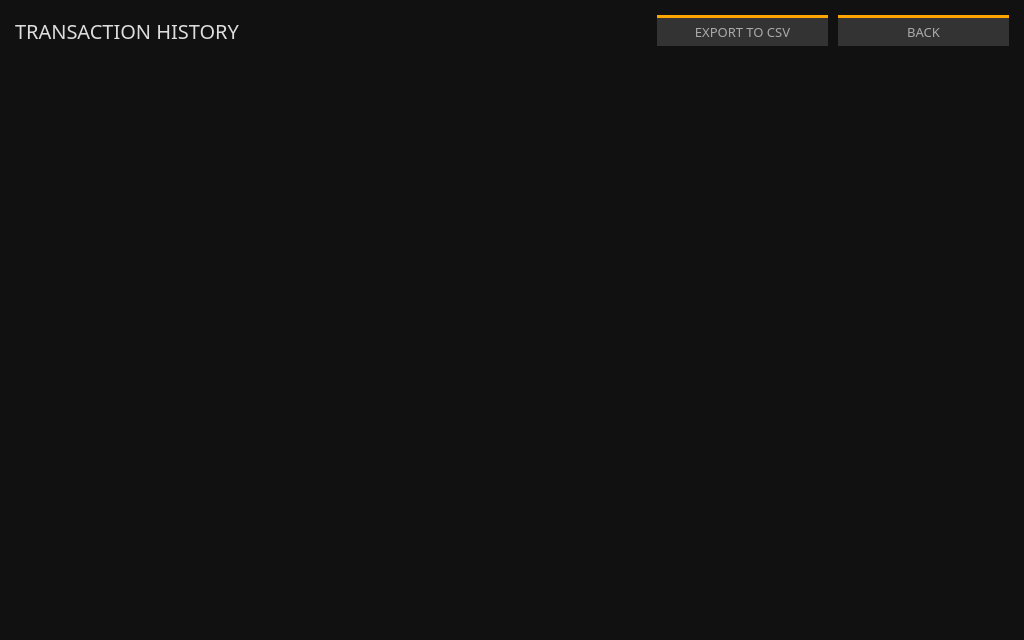
<?xml version="1.0" encoding="UTF-8"?>
<ui version="4.0">
 <class>TransactionsFrame</class>
 <widget class="QFrame" name="TransactionsFrame">
  <property name="geometry">
   <rect>
    <x>0</x>
    <y>0</y>
    <width>1024</width>
    <height>640</height>
   </rect>
  </property>
  <property name="sizePolicy">
   <sizepolicy hsizetype="Preferred" vsizetype="Preferred">
    <horstretch>0</horstretch>
    <verstretch>0</verstretch>
   </sizepolicy>
  </property>
  <property name="minimumSize">
   <size>
    <width>1024</width>
    <height>640</height>
   </size>
  </property>
  <property name="maximumSize">
   <size>
    <width>16777215</width>
    <height>16777215</height>
   </size>
  </property>
  <property name="font">
   <font>
    <family>Poppins</family>
    <pointsize>9</pointsize>
   </font>
  </property>
  <property name="windowTitle">
   <string>Frame</string>
  </property>
  <property name="styleSheet">
   <string notr="true">background-color: #111;
border: 0px;
color: #aaaaaa;</string>
  </property>
  <property name="frameShape">
   <enum>QFrame::NoFrame</enum>
  </property>
  <property name="frameShadow">
   <enum>QFrame::Plain</enum>
  </property>
  <property name="lineWidth">
   <number>0</number>
  </property>
  <layout class="QVBoxLayout" name="verticalLayout">
   <property name="leftMargin">
    <number>15</number>
   </property>
   <property name="topMargin">
    <number>0</number>
   </property>
   <property name="rightMargin">
    <number>15</number>
   </property>
   <property name="bottomMargin">
    <number>25</number>
   </property>
   <item>
    <layout class="QHBoxLayout" name="horizontalLayout_2">
     <property name="spacing">
      <number>10</number>
     </property>
     <property name="topMargin">
      <number>15</number>
     </property>
     <property name="bottomMargin">
      <number>10</number>
     </property>
     <item>
      <widget class="QLabel" name="label">
       <property name="maximumSize">
        <size>
         <width>16777215</width>
         <height>31</height>
        </size>
       </property>
       <property name="font">
        <font>
         <family>Poppins</family>
         <pointsize>15</pointsize>
        </font>
       </property>
       <property name="styleSheet">
        <string notr="true">color: #ddd;</string>
       </property>
       <property name="text">
        <string>TRANSACTION HISTORY</string>
       </property>
      </widget>
     </item>
     <item>
      <widget class="QPushButton" name="m_csvButton">
       <property name="minimumSize">
        <size>
         <width>171</width>
         <height>31</height>
        </size>
       </property>
       <property name="maximumSize">
        <size>
         <width>171</width>
         <height>31</height>
        </size>
       </property>
       <property name="font">
        <font>
         <family>Poppins</family>
         <pointsize>10</pointsize>
        </font>
       </property>
       <property name="styleSheet">
        <string notr="true">color: #aaa; background-color: #333; border-top: 3px solid orange;</string>
       </property>
       <property name="text">
        <string>EXPORT TO CSV</string>
       </property>
      </widget>
     </item>
     <item>
      <widget class="QPushButton" name="m_backButton">
       <property name="maximumSize">
        <size>
         <width>171</width>
         <height>31</height>
        </size>
       </property>
       <property name="font">
        <font>
         <family>Poppins</family>
         <pointsize>10</pointsize>
        </font>
       </property>
       <property name="styleSheet">
        <string notr="true">color: #aaa; background-color: #333; border-top: 3px solid orange;</string>
       </property>
       <property name="text">
        <string>BACK</string>
       </property>
      </widget>
     </item>
    </layout>
   </item>
   <item>
    <widget class="QTreeView" name="m_transactionsView">
     <property name="minimumSize">
      <size>
       <width>1230</width>
       <height>550</height>
      </size>
     </property>
     <property name="maximumSize">
      <size>
       <width>16777215</width>
       <height>16777215</height>
      </size>
     </property>
     <property name="font">
      <font>
       <family>Poppins</family>
       <pointsize>9</pointsize>
      </font>
     </property>
     <property name="styleSheet">
      <string notr="true">QHeaderView::section {
background-color: #222; 
   color: #aaa;
font-family: Poppins;
    font-size: 12px;
    border: 0px solid white;
border-bottom: 1px solid orange;
   height: 30px;

}

QTreeView::item
{
    font: 10px;
    color: #999;
    height: 30px;
}

QTreeView::branch:selected {
  background-color: orange;
  color: black;
}

QWidget:item:selected {
  background-color: #111;
  color: #999;
}

</string>
     </property>
     <property name="frameShape">
      <enum>QFrame::StyledPanel</enum>
     </property>
     <property name="frameShadow">
      <enum>QFrame::Plain</enum>
     </property>
     <property name="lineWidth">
      <number>0</number>
     </property>
     <property name="midLineWidth">
      <number>0</number>
     </property>
     <property name="horizontalScrollBarPolicy">
      <enum>Qt::ScrollBarAlwaysOff</enum>
     </property>
     <property name="sizeAdjustPolicy">
      <enum>QAbstractScrollArea::AdjustToContentsOnFirstShow</enum>
     </property>
     <property name="editTriggers">
      <set>QAbstractItemView::EditKeyPressed</set>
     </property>
     <property name="alternatingRowColors">
      <bool>false</bool>
     </property>
     <property name="indentation">
      <number>5</number>
     </property>
     <property name="rootIsDecorated">
      <bool>false</bool>
     </property>
     <property name="uniformRowHeights">
      <bool>true</bool>
     </property>
     <property name="itemsExpandable">
      <bool>true</bool>
     </property>
     <property name="sortingEnabled">
      <bool>false</bool>
     </property>
     <property name="expandsOnDoubleClick">
      <bool>true</bool>
     </property>
     <attribute name="headerCascadingSectionResizes">
      <bool>false</bool>
     </attribute>
     <attribute name="headerShowSortIndicator" stdset="0">
      <bool>false</bool>
     </attribute>
     <attribute name="headerStretchLastSection">
      <bool>true</bool>
     </attribute>
    </widget>
   </item>
   <item>
    <spacer name="verticalSpacer">
     <property name="orientation">
      <enum>Qt::Vertical</enum>
     </property>
     <property name="sizeHint" stdset="0">
      <size>
       <width>20</width>
       <height>40</height>
      </size>
     </property>
    </spacer>
   </item>
  </layout>
 </widget>
 <resources/>
 <connections>
  <connection>
   <sender>m_csvButton</sender>
   <signal>clicked()</signal>
   <receiver>TransactionsFrame</receiver>
   <slot>exportToCsv()</slot>
   <hints>
    <hint type="sourcelabel">
     <x>761</x>
     <y>587</y>
    </hint>
    <hint type="destinationlabel">
     <x>414</x>
     <y>306</y>
    </hint>
   </hints>
  </connection>
  <connection>
   <sender>m_transactionsView</sender>
   <signal>doubleClicked(QModelIndex)</signal>
   <receiver>TransactionsFrame</receiver>
   <slot>showTransactionDetails(QModelIndex)</slot>
   <hints>
    <hint type="sourcelabel">
     <x>414</x>
     <y>287</y>
    </hint>
    <hint type="destinationlabel">
     <x>414</x>
     <y>306</y>
    </hint>
   </hints>
  </connection>
  <connection>
   <sender>m_backButton</sender>
   <signal>clicked()</signal>
   <receiver>TransactionsFrame</receiver>
   <slot>backClicked()</slot>
   <hints>
    <hint type="sourcelabel">
     <x>1198</x>
     <y>28</y>
    </hint>
    <hint type="destinationlabel">
     <x>649</x>
     <y>349</y>
    </hint>
   </hints>
  </connection>
 </connections>
 <slots>
  <slot>exportToCsv()</slot>
  <slot>showTransactionDetails(QModelIndex)</slot>
  <slot>backClicked()</slot>
 </slots>
</ui>
